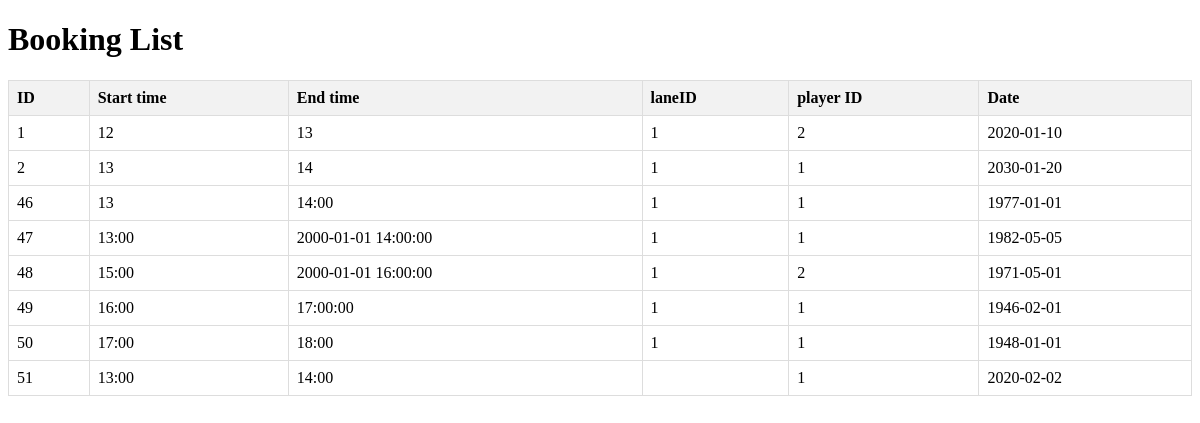
Before: /bookings with the older database file.
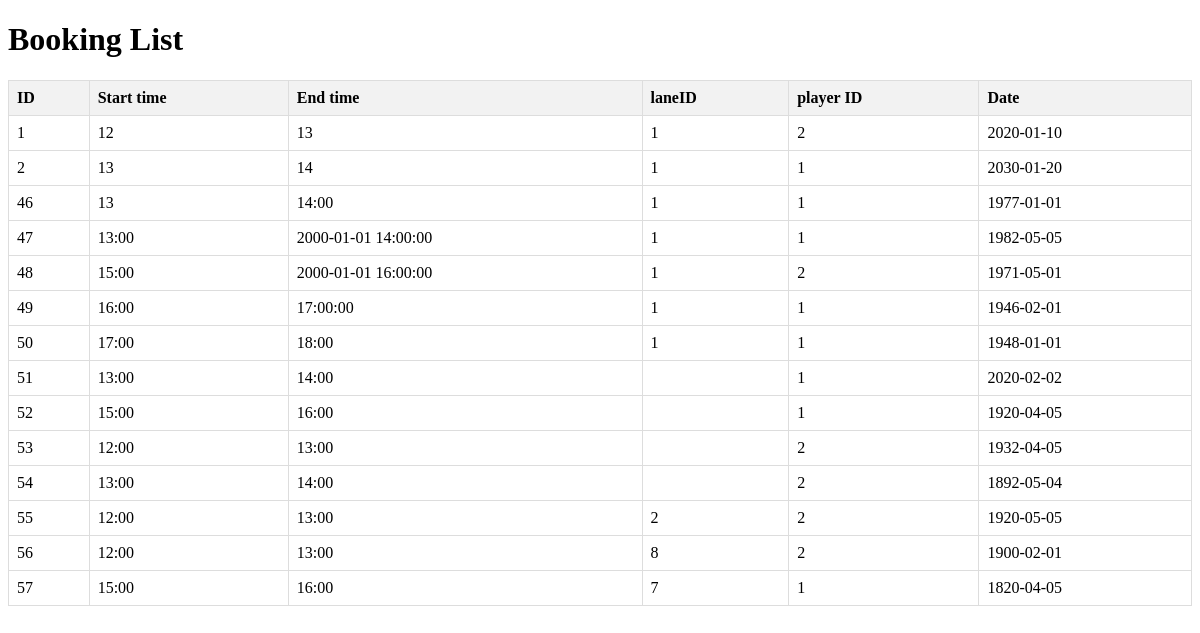
After: the same page with the newer database file.
### tables this page shows
CREATE TABLE Bookings (bookingId INTEGER PRIMARY KEY AUTOINCREMENT, startTime time, endTime time, laneID INTEGER REFERENCES BowlingLanes (laneID), playerID INTEGER REFERENCES Players (playerID), date date);

### app.py (the view)
@app.route('/bookings', methods=["GET"])
def get_bookings():
    return render_template("bookings.html", bookings=query_db('SELECT * FROM Bookings'))

### test.py (called while the page is built, shortened)
def get_db():
    db = getattr(g, '_database', None)
    if db is None:
        db = g._database = sqlite3.connect(DATABASE)
        db.row_factory = sqlite3.Row
    return db

def query_db(query, args=(), one=False, commit=False):
    cur = get_db().execute(query, args)
    rv = cur.fetchall()
    cur.close()
    return (rv[0] if rv else None) if one else rv

### template/bookings.html (shortened to what this page needs)
<!DOCTYPE html>
<html lang="en">
<head>
</head>
<body>
    <h1>Booking  List</h1>
    <table>
        <thead>
            <tr>
                <th>ID</th>
                <th>Start time</th>
                <th>End time</th>
                <th>laneID</th>
                <th>player ID</th>
                <th>Date</th>
            </tr>
        </thead>
        <tbody>
            {% for booking in bookings %}
            <tr>
                <td>{{ booking['bookingID'] }}</td>
                <td>{{ booking['startTime'] }}</td>
                <td>{{ booking['endTime'] }}</td>
                <td>{{ booking['laneID'] }}</td>
                <td>{{ booking['playerID'] }}</td>
                <td>{{ booking['date'] }}</td>
            </tr>
            {% endfor %}
        </tbody>
    </table>
</body>
</html>

### template/bookings.html (style rules this page uses)
table { width: 100%; border-collapse: collapse; }
th, td { border: 1px solid #ddd; padding: 8px; text-align: left; }
th { background-color: #f2f2f2; }

Changed rows visible on the page:
added Bookings: bookingID "52", startTime "15:00", endTime "16:00", playerID "1", date "1920-04-05"
added Bookings: bookingID "53", startTime "12:00", endTime "13:00", playerID "2", date "1932-04-05"
added Bookings: bookingID "54", startTime "13:00", endTime "14:00", playerID "2", date "1892-05-04"
added Bookings: bookingID "55", startTime "12:00", endTime "13:00", laneID "2", playerID "2", date "1920-05-05"
added Bookings: bookingID "56", startTime "12:00", endTime "13:00", laneID "8", playerID "2", date "1900-02-01"
added Bookings: bookingID "57", startTime "15:00", endTime "16:00", laneID "7", playerID "1", date "1820-04-05"
